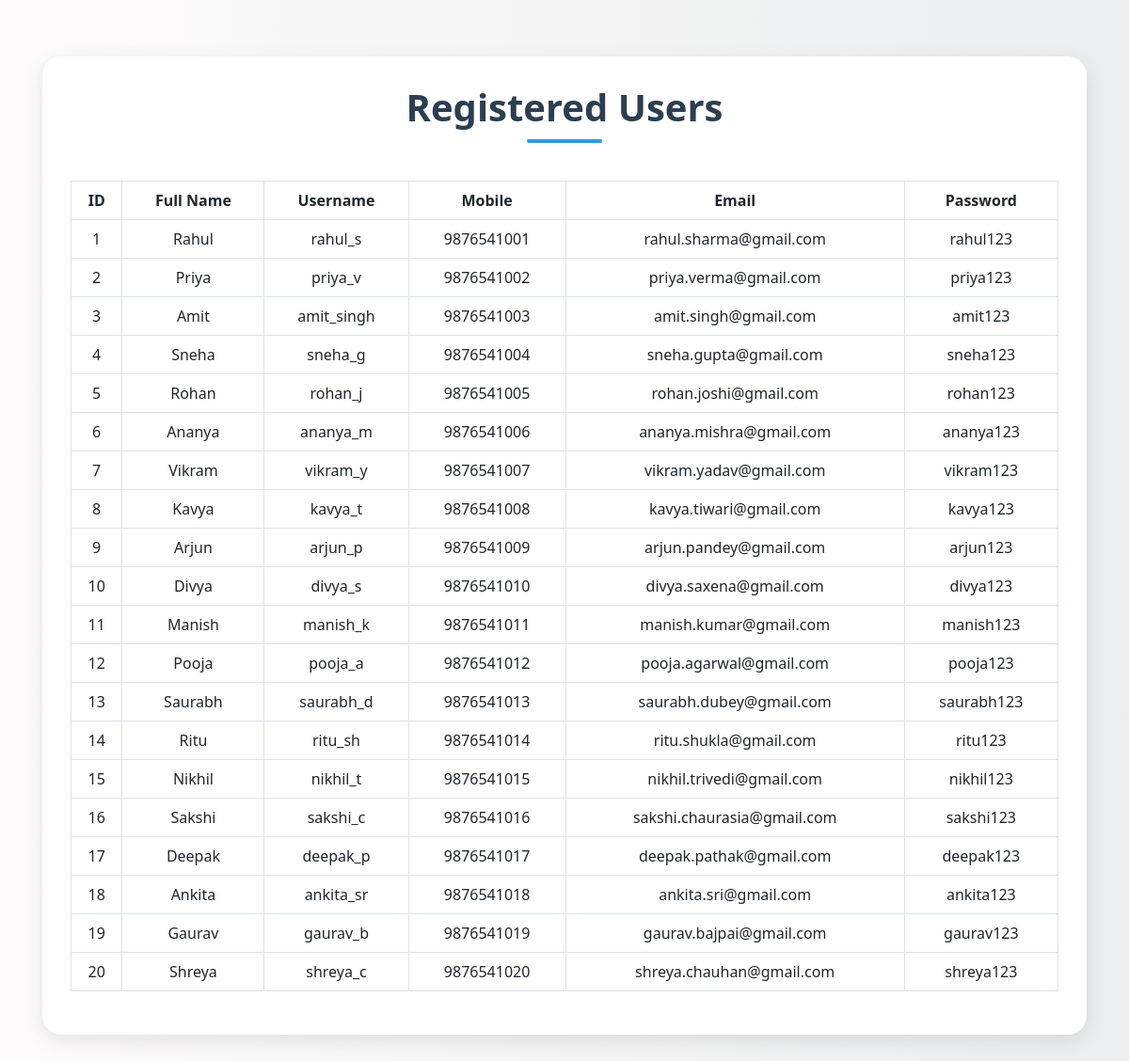
The app's page /view_users.php with its own data.
### tables this page shows
CREATE TABLE IF NOT EXISTS `signup` (
    `id`         INT(11) NOT NULL AUTO_INCREMENT,
    `fname`      VARCHAR(100) NOT NULL,
    `lname`      VARCHAR(100) NOT NULL,
    `uname`      VARCHAR(100) NOT NULL,
    `mob`        VARCHAR(15) NOT NULL,
    `email`      VARCHAR(150) NOT NULL UNIQUE,
    `pass`       VARCHAR(255) NOT NULL,
    `created_at` TIMESTAMP DEFAULT CURRENT_TIMESTAMP,
    PRIMARY KEY (`id`)
);

### view_users.php (the view, shortened to what this page needs)
<!DOCTYPE html>
<html lang="en">
<head>
    <link href="https://cdn.jsdelivr.net/npm/bootstrap@5.3.0/dist/css/bootstrap.min.css" rel="stylesheet">
</head>
<body>
<div class="container">
    <div class="card">
        <h2>Registered Users</h2>
        <div class="table-responsive">
            <table class="table table-bordered table-hover text-center">
                <thead>
                    <tr>
                        <th>ID</th>
                        <th>Full Name</th>
                        <th>Username</th>
                        <th>Mobile</th>
                        <th>Email</th>
                        <th>Password</th>
                    </tr>
                </thead>
                <tbody>
                    <?php
                    $conn = mysqli_connect("localhost", "root", "", "fooddb");
                    $sql = "SELECT * FROM signup";
                    $result = mysqli_query($conn, $sql);
                    if (mysqli_num_rows($result) > 0) {
                        while ($row = mysqli_fetch_assoc($result)) {
                            echo "<tr>
                                    <td>{$row['id']}</td>
                                    <td>{$row['fname']}</td>
                                    <td>{$row['uname']}</td>
                                    <td>{$row['mob']}</td>
                                    <td>{$row['email']}</td>
                                    <td>{$row['pass']}</td>
                                  </tr>";
                        }
                    } else {
                        echo "<tr><td colspan='6' class='text-center no-users'>No users found</td></tr>";
                    }
                    ?>
                </tbody>
            </table>
        </div>
    </div>
</div>
</body>
</html>

### view_users.php (style rules this page uses)
body { background: linear-gradient(to right, #fdfbfb, #ebedee); font-family: 'Segoe UI', sans-serif; margin: 0; padding: 0; }
.container { padding: 60px 15px; }
h2 { color: #2c3e50; font-weight: bold; font-size: 2.5rem; margin-bottom: 40px; position: relative; text-align: center; }
h2::after { content: ''; width: 80px; height: 4px; background: #3498db; display: block; margin: 10px auto 0; border-radius: 2px; }
.card { box-shadow: 0 6px 20px rgba(0, 0, 0, 0.1); border: none; border-radius: 20px; padding: 30px; background: #ffffff; animation: slideUp 0.6s ease-in-out; }
.table thead { background-color: #3498db; color: white; font-size: 1rem; }
.table td, .table th { vertical-align: middle; }

### records on screen
signup: id "1", fname "Rahul", uname "rahul_s", mob "9876541001", email "rahul.sharma@gmail.com", pass "rahul123"
signup: id "2", fname "Priya", uname "priya_v", mob "9876541002", email "priya.verma@gmail.com", pass "priya123"
signup: id "3", fname "Amit", uname "amit_singh", mob "9876541003", email "amit.singh@gmail.com", pass "amit123"
signup: id "4", fname "Sneha", uname "sneha_g", mob "9876541004", email "sneha.gupta@gmail.com", pass "sneha123"
signup: id "5", fname "Rohan", uname "rohan_j", mob "9876541005", email "rohan.joshi@gmail.com", pass "rohan123"
signup: id "6", fname "Ananya", uname "ananya_m", mob "9876541006", email "ananya.mishra@gmail.com", pass "ananya123"
signup: id "7", fname "Vikram", uname "vikram_y", mob "9876541007", email "vikram.yadav@gmail.com", pass "vikram123"
signup: id "8", fname "Kavya", uname "kavya_t", mob "9876541008", email "kavya.tiwari@gmail.com", pass "kavya123"
signup: id "9", fname "Arjun", uname "arjun_p", mob "9876541009", email "arjun.pandey@gmail.com", pass "arjun123"
signup: id "10", fname "Divya", uname "divya_s", mob "9876541010", email "divya.saxena@gmail.com", pass "divya123"
signup: id "11", fname "Manish", uname "manish_k", mob "9876541011", email "manish.kumar@gmail.com", pass "manish123"
signup: id "12", fname "Pooja", uname "pooja_a", mob "9876541012", email "pooja.agarwal@gmail.com", pass "pooja123"
signup: id "13", fname "Saurabh", uname "saurabh_d", mob "9876541013", email "saurabh.dubey@gmail.com", pass "saurabh123"
signup: id "14", fname "Ritu", uname "ritu_sh", mob "9876541014", email "ritu.shukla@gmail.com", pass "ritu123"
signup: id "15", fname "Nikhil", uname "nikhil_t", mob "9876541015", email "nikhil.trivedi@gmail.com", pass "nikhil123"
signup: id "16", fname "Sakshi", uname "sakshi_c", mob "9876541016", email "sakshi.chaurasia@gmail.com", pass "sakshi123"
signup: id "17", fname "Deepak", uname "deepak_p", mob "9876541017", email "deepak.pathak@gmail.com", pass "deepak123"
signup: id "18", fname "Ankita", uname "ankita_sr", mob "9876541018", email "ankita.sri@gmail.com", pass "ankita123"
signup: id "19", fname "Gaurav", uname "gaurav_b", mob "9876541019", email "gaurav.bajpai@gmail.com", pass "gaurav123"
signup: id "20", fname "Shreya", uname "shreya_c", mob "9876541020", email "shreya.chauhan@gmail.com", pass "shreya123"
